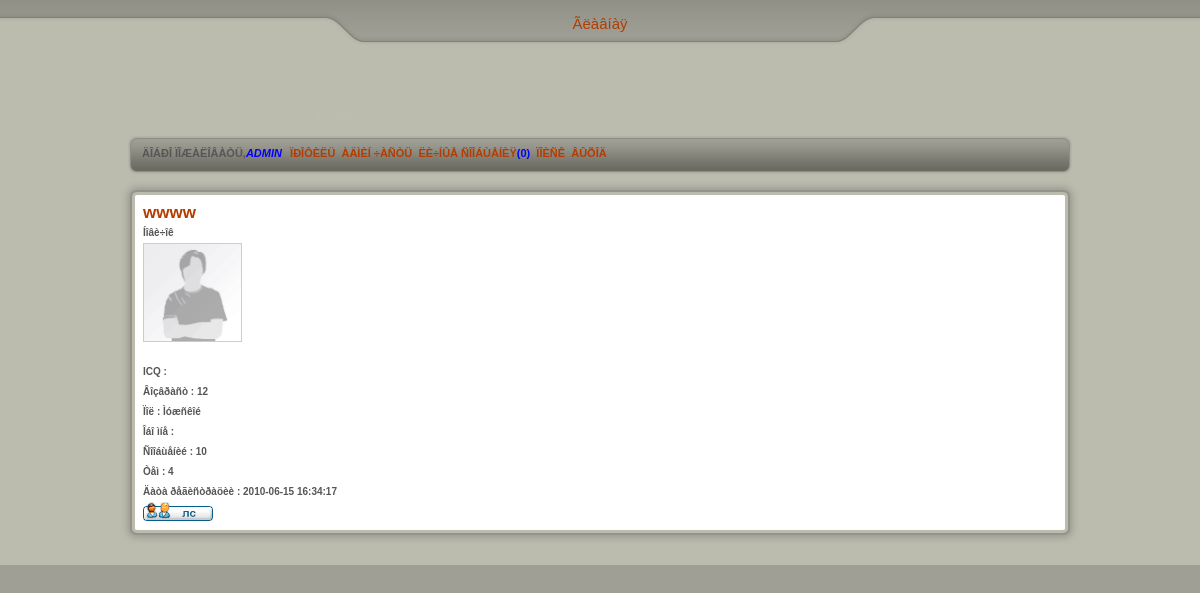
The page /viewprofile.php?user=13 (signed in) on the database its author committed.
### tables this page shows
CREATE TABLE IF NOT EXISTS `users` (
  `id_user` int(10) NOT NULL AUTO_INCREMENT,
  `login` char(20) NOT NULL,
  `password` char(25) NOT NULL,
  `admin` smallint(1) NOT NULL,
  `sex` char(10) NOT NULL,
  `age` smallint(2) NOT NULL,
  `avatar` text NOT NULL,
  `email` char(25) NOT NULL,
  `icq` varchar(10) NOT NULL,
  `themes` int(5) NOT NULL,
  `texts` int(7) NOT NULL,
  `status` char(20) NOT NULL,
  `podpis` char(200) NOT NULL,
  `date` datetime NOT NULL,
  `last_enter` datetime NOT NULL,
  `ban` smallint(1) NOT NULL DEFAULT '0',
  `online` smallint(1) NOT NULL DEFAULT '0',
  `reputation` mediumint(5) NOT NULL,
  PRIMARY KEY (`id_user`)
);

### viewprofile.php (the view, shortened to what this page needs)
<?php
include "header.php";
include "menu.php";
if ($_SESSION['enter'] == 1 && isset($_GET['user']))
{
$show_profile = mysql_query("SELECT * from users where id_user = ".$_GET['user']."");
$show_profile_a = mysql_fetch_array($show_profile);
echo "<table><tr><td class='noborder'><a href=''>".$show_profile_a['login']."</a><br><span class='icq'>".$show_profile_a['status']."</span><br><img height=99 width=99 src='images/".$show_profile_a['avatar']."'><br><br><span class='icq'>ICQ&nbsp;:&nbsp;".$show_profile_a['icq']."<br>Âîçâðàñò&nbsp;:&nbsp;".$show_profile_a['age']."<br>Ïîë&nbsp;:&nbsp;".$show_profile_a['sex']."<br>Îáî ìíå&nbsp;:&nbsp;".$show_profile_a['podpis']."<br>Ñîîáùåíèé&nbsp;:&nbsp;".$show_profile_a['texts']."<br>Òåì&nbsp;:&nbsp;".$show_profile_a['themes']."<br>Äàòà ðåãèñòðàöèè&nbsp;:&nbsp;".$show_profile_a['date']."</span><br><a href='send_private_message.php?id_user=".$show_profile_a['id_user']."&idd=1'><img src='images/icon_pm.gif'></a></td></table>";
}
else if ($_SESSION['enter'] == 0) echo "<p class='error'>Âû íå çàðåãåñòðèðîâàíû</p>";
?>

### css/style.css (style rules this page uses)
a:link, a:visited { color: #b43c01; text-decoration: none; }
body, th { line-height: 150%; font-family: tahoma, sans-serif; color: #565656; font-size: 12px; }
body { background: #9f9f95; padding: 0; margin: 0; }
a img { border: 0; }
table { empty-cells: show; #border: ; #border-style: solid; # border-collapse: collapse; }
tr { line-height: 150%; font-family: tahoma, sans-serif; color: #565656; font-size: 12px; }
td { text-align: center; font-size: 15px; line-height: 20px; text-align: left; font-family: tahoma, sans-serif; border-bottom: outset; border-bottom-color: silver; border-bottom-width: 1px ; #border-right: solid; font-size: medium; font-weight: bold; }
.noborder { border-bottom-width: 0px; border-top-width: 0px; border-right-width: 0px; border-left-width: 0px; border-width: 0px; font-size: 17px; }
.icq { color:#565656; font-size: 10px; }

### rows shown on the page
users: login "wwww", status "Íîâè÷îê", avatar (placeholder picture), age "12", sex "Ìóæñêîé", texts "10", themes "4", date "2010-06-15 16:34:17"

### other values the page prints
$_SESSION['username'] "ADMIN"
$selected_user_private_mess_a['count(text)'] "0"
